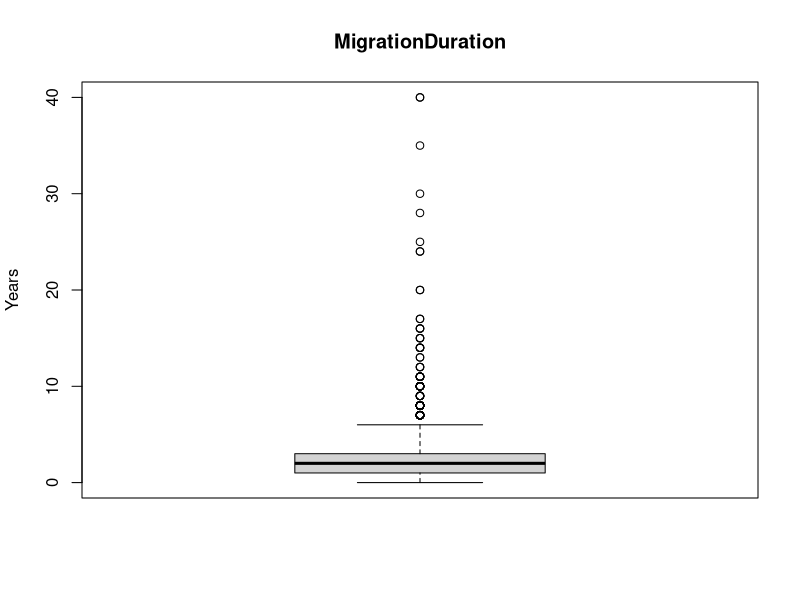
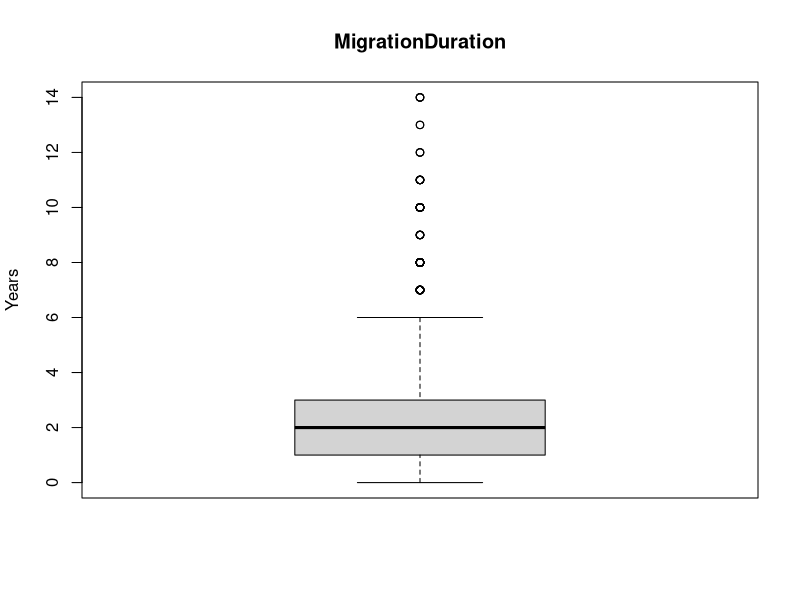
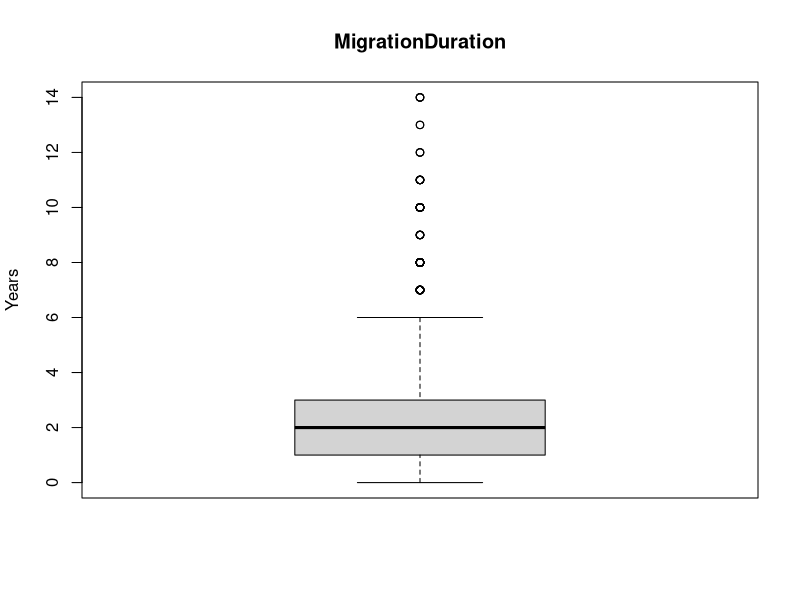
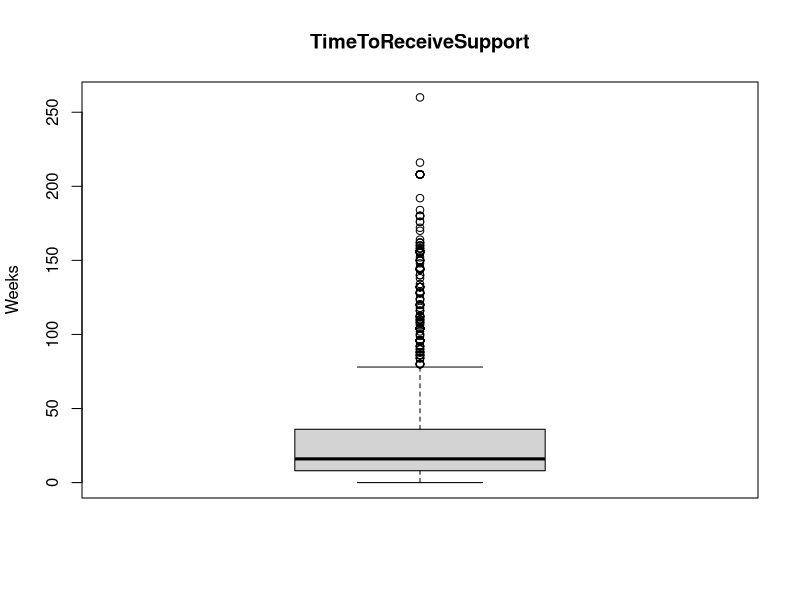
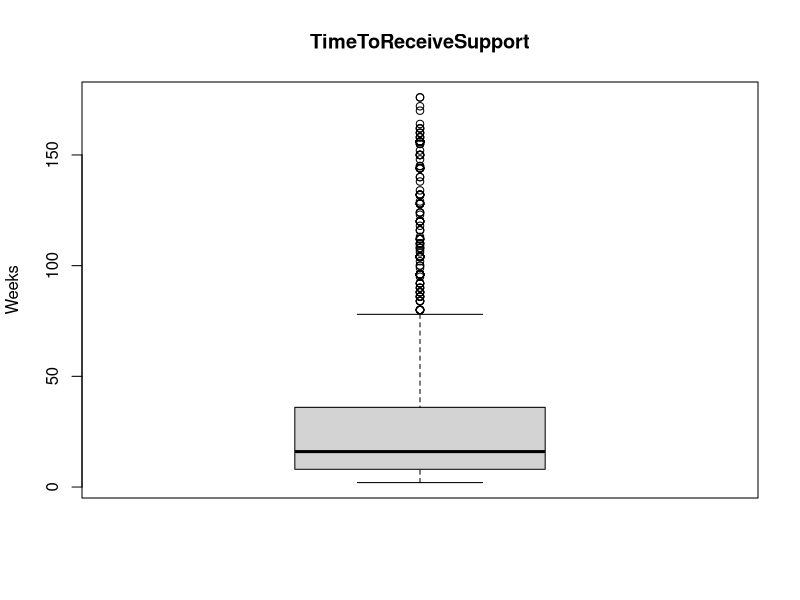
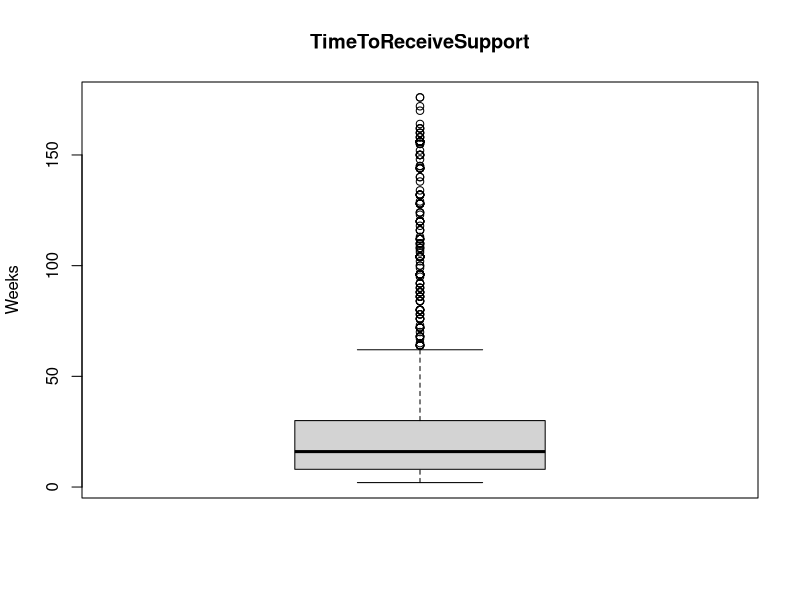
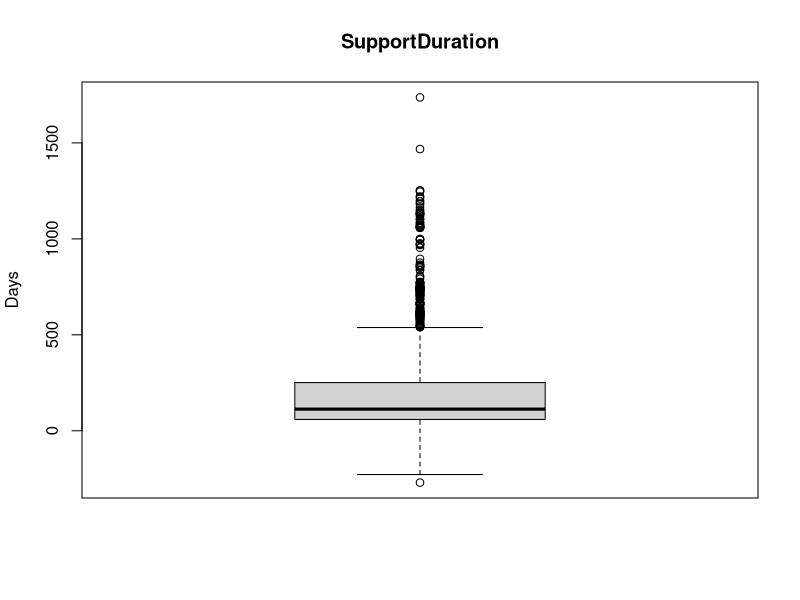
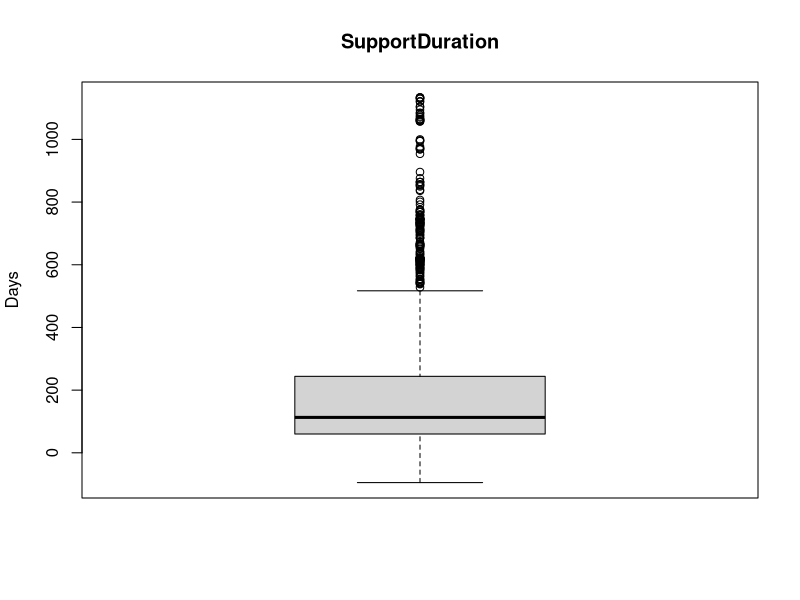

Here is the R script that generated these plots, in order:
getwd()
library(readxl)
library(tidyverse)

# Reintegration Economic Survey ####
res <- read_excel('data_raw/Reintegration Economic_clean 6.6.23.xlsx',
                  na = c('N/A', 'NA', 'na')) 
warnings()
dim(res) # 2,012 x 154

# Subset ####
df <- res %>% 
  select(
    # Metadata
    "Identifiant MiMOSA du cas bis",
    "Projet Bis",
    "Date de l'enquête",
    "Date de reception de la reintegration", # We choose this one since it has less NA
    # than Date of beginning of training
    "Mode d'enquête",
    # Dependent variables
    "Comment se porte votre entreprise ou business actuellement ?",
    "L’entreprise vous permet -elle de gagner assez d’argent pour subvenir à vos besoins et à celle de votre famille ?",
    "Avez-vous déjà planifié de migrer de nouveau ?",
    "Si vous n’aviez pas bénéficié de l’aide de l’OIM pour votre réintégration économique quelle serait votre situation actuelle ?",
    "Pensez-vous que le retour a été une bonne décision ?",
    "Êtes-vous satisfait de l’aide à la réintégration de manière globale ?",
    # Grouping variables
    "Pays",
    "Pays d’où le migrant est de retour :",
    "Sexe",
    "Age (l'enquête est destinée aux personnes agées de 14 ans et plus)",
    "Durée de l’absence du pays d’origine   Mettre 0 si moins d'un an",
    "Situation de handicap",
    "Type de formation",
    "Date de debut formation",
    "Date de fin formation",
    "Combien de temps entre votre retour et la réception de l’aide à la réintégration (ou sa première fourniture) ? En semaines",
    "Par quel moyen avez-vous reçu cette assistance économique ?",
    "Quel est le principal type d’assistance économique que vous avez reçue ?",
    "Type de business bis",
    "Qui sont les membres de cette entreprise ?",
    "Niveau microbusiness",
    "L'OIM   ou un de ses partenaires vous a-t-elle formé sur la façon de gérer une entreprise ?",
    "L’entreprise emploie-t-elle du personnel ?",
    "Si oui, combien des personnes sont employées par votre entreprise ?",
    "Est-ce votre entreprise a été affectée par la maladie de Coronavirus ?",
    "Est-ce que le type d'assistance économique que vous avez reçu correspondait à votre premier choix ?"
    
    ) %>% 
  rename(
    # Metadata
    "MimosaID" =
      "Identifiant MiMOSA du cas bis", 
    "Project" =
      "Projet Bis",
    "InterviewDate" =
      "Date de l'enquête",
    "ReintegrationDate" = 
      "Date de reception de la reintegration",
    "InterviewType" =
      "Mode d'enquête",
    # Dependent variables
    "BusinessSucess" =
      "Comment se porte votre entreprise ou business actuellement ?",
    "BusinessProfitability" =
      "L’entreprise vous permet -elle de gagner assez d’argent pour subvenir à vos besoins et à celle de votre famille ?",
    "WouldMigrateAgain" =
      "Avez-vous déjà planifié de migrer de nouveau ?",
    "SituationWithoutSupport" =
      "Si vous n’aviez pas bénéficié de l’aide de l’OIM pour votre réintégration économique quelle serait votre situation actuelle ?",
    "ReturningWasGoodDecision" =
      "Pensez-vous que le retour a été une bonne décision ?",
    "SatisfiedWithReintegrationSupport" =
      "Êtes-vous satisfait de l’aide à la réintégration de manière globale ?",
    # Grouping variables
    "Country" = 
      "Pays",
    "CountryOfReturn" =
      "Pays d’où le migrant est de retour :",
    "Gender" =
      "Sexe",
    "AgeGroup" =
      "Age (l'enquête est destinée aux personnes agées de 14 ans et plus)",
    "MigrationDuration" =
      "Durée de l’absence du pays d’origine   Mettre 0 si moins d'un an",
    "Disabled" =
      "Situation de handicap",
    "TrainingType" =
      "Type de formation",
    "TrainingStart" = 
      "Date de debut formation",
    "TrainingEnd" = 
      "Date de fin formation",
    "TimeToReceiveSupport" =
      "Combien de temps entre votre retour et la réception de l’aide à la réintégration (ou sa première fourniture) ? En semaines",
    "ReceivedSupportAs" =
      "Par quel moyen avez-vous reçu cette assistance économique ?",
    "AssistanceType" =
      "Quel est le principal type d’assistance économique que vous avez reçue ?",
    "BusinessType" = 
      "Type de business bis",
    "BusinessMembers" =
      "Qui sont les membres de cette entreprise ?",
    "MicroBusinessLevel" =
      "Niveau microbusiness",
    "ReceivedIOMBusinessAdvice" =
      "L'OIM   ou un de ses partenaires vous a-t-elle formé sur la façon de gérer une entreprise ?",
    "BusinessHasEmployees" =
      "L’entreprise emploie-t-elle du personnel ?",
    "EmployeeNumber" =
      "Si oui, combien des personnes sont employées par votre entreprise ?",
    "CoronaImpactOnBusiness" =
      "Est-ce votre entreprise a été affectée par la maladie de Coronavirus ?",
    "FirstChoice" = 
      "Est-ce que le type d'assistance économique que vous avez reçu correspondait à votre premier choix ?"
    
         ) %>% 
  # Add variables
  mutate(SupportDuration = 
          as.numeric(difftime(InterviewDate, ReintegrationDate, units = "days")),
         TrainingDuration = 
           as.numeric(difftime(TrainingEnd, TrainingStart, units = "days"))
         ) %>% 
  # Filter out NL countries (Togo = 8, Sierra-Leone = 45)
  filter(Country != 'Togo' & Country != 'Sierra-Leone')

dim(df) # 1959 x 33
#view(df)

# NA
colSums(is.na(df))

# Dupes

# Perfect
sum(duplicated(df)) # 2
df[duplicated(df) | duplicated(df, fromLast = TRUE), ]
# Remove
df  <- distinct(df)
dim(df) # 1957 x 33

# Pseudo
sum(duplicated(df$MimosaID)) # 77
df[duplicated(df$MimosaID), 'MimosaID']

#write.csv(df[duplicated(df$MimosaID), 'MimosaID'], 'data_clean/res_pseudo_dupes.csv')

# Data types
str(df)

# Character to Numeric
df$MigrationDuration <- as.numeric(df$MigrationDuration)
df$TimeToReceiveSupport <- as.numeric(df$TimeToReceiveSupport)
df$SupportDuration  <- as.numeric(df$SupportDuration)


# Remove non-SL countries!!! (in pipe) Togo, Sierra Leone, Liberia


# Recode dependent variables

# Print levels
levels(as.factor(df$BusinessSucess))
levels(as.factor(df$BusinessProfitability))
levels(as.factor(df$WouldMigrateAgain))

# Print counts
df %>% group_by(BusinessSucess) %>% summarise(count = n()) %>%
  mutate(percent = count/sum(count)*100) %>% arrange(-percent)
df %>% group_by(BusinessProfitability) %>% summarise(count = n()) %>%
  mutate(percent = count/sum(count)*100) %>% arrange(-percent)
df %>% group_by(WouldMigrateAgain) %>% summarise(count = n()) %>%
  mutate(percent = count/sum(count)*100) %>% arrange(-percent)

df <- df %>% mutate(
  BusinessSucess =
    case_when(BusinessSucess == 'Actuellement ouvert et les activités marchent bien' ~ 'High',
              BusinessSucess != 'Actuellement ouvert et les activités marchent bien' ~ 'Low'),
  BusinessProfitability =
    case_when(BusinessProfitability == 'Oui' ~ 'High',
              BusinessProfitability != 'Oui' ~ 'Low'),
  WouldMigrateAgain = 
    case_when(WouldMigrateAgain == 'Non' ~ 'No',
              WouldMigrateAgain != 'Non' ~ 'Yes')
)



# Reprint counts
df %>% group_by(BusinessSucess) %>% summarise(count = n()) %>%
  mutate(percent = count/sum(count)*100) %>% arrange(-percent)
df %>% group_by(BusinessProfitability) %>% summarise(count = n()) %>%
  mutate(percent = count/sum(count)*100) %>% arrange(-percent)
df %>% group_by(WouldMigrateAgain) %>% summarise(count = n()) %>%
  mutate(percent = count/sum(count)*100) %>% arrange(-percent)




# Assess NA
colSums(is.na(df))




# Outliers; fill NA in numeric variables

# MigrationDuration
# Definition: "Durée de l’absence du pays d’origine   Mettre 0 si moins d'un an"
# In years
# NA
sum(is.na(df$MigrationDuration)) # 111

# Summarise
summary(df$MigrationDuration)
# Check no observations are below or 0
df[df$MigrationDuration <= 0, "MigrationDuration"] %>% arrange(MigrationDuration) # 543! ask Julie


# First, we'll replace these 3 values, which are mistakes and not outliers,
# with NA
df[order(df$MigrationDuration, decreasing=TRUE), 'MigrationDuration'][0:3,]
df[df$MigrationDuration >= 936 & !is.na(df$MigrationDuration), 'MigrationDuration']  <- NA
sum(is.na(df$MigrationDuration)) # 114 --> as expected
# Let's re-summarise
summary(df$MigrationDuration)
# And let's store the median
q_median <- median(df$MigrationDuration, na.rm = TRUE)
q_median # 2 years


# Make a boxplot (IQR)

# Boxplot has a function to detect outliers
outliers <- boxplot.stats(df$MigrationDuration)$out
out_ind <- which(df$MigrationDuration %in% c(outliers))
out_ind

# Print outliers
df[out_ind, "MigrationDuration"] %>% arrange(MigrationDuration) # 130, with
# smallest being 7 years

# Plot outliers
boxplot(df$MigrationDuration,
        ylab = "Years",
        main = "MigrationDuration"
)

# Spot outliers using percentile method, with conservative threshold of 0.01/0.99
lower_bound <- quantile(df$MigrationDuration, 0.01, na.rm = TRUE)
upper_bound <- quantile(df$MigrationDuration, 0.99, na.rm = TRUE)
outlier_ind <- which(df$MigrationDuration < lower_bound | df$MigrationDuration > upper_bound)
df[outlier_ind, "MigrationDuration"] %>% arrange(MigrationDuration) # 18, with
# smallest being 15 years


# Replace 18 extreme outliers with median
df[outlier_ind, "MigrationDuration"] <- q_median

# Re-summarise
summary(df$MigrationDuration) # median still 2, max 14 years as expected
# Replot
outliers <- boxplot.stats(df$MigrationDuration)$out
out_ind <- which(df$MigrationDuration %in% c(outliers))
boxplot(df$MigrationDuration,
        ylab = "Years",
        main = "MigrationDuration"
)
# It is looking better
# We should still have the same number of NA
sum(is.na(df$MigrationDuration)) # 114 --> as expected
# And we will also replace them with the median
df[is.na(df$MigrationDuration), "MigrationDuration"] <- q_median
# Final summary and plot
summary(df$MigrationDuration) # median still 2, max still 14 years
outliers <- boxplot.stats(df$MigrationDuration)$out
out_ind <- which(df$MigrationDuration %in% c(outliers))
boxplot(df$MigrationDuration,
        ylab = "Years",
        main = "MigrationDuration"
)
# As above
# Check no NA are remaining
sum(is.na(df$MigrationDuration)) # 0, all good





# TimeToReceiveSupport
# Definition: "Combien de temps entre votre retour et la réception de l’aide à
# la réintégration (ou sa première fourniture) ? En semaines"
# In weeks
# NA
sum(is.na(df$TimeToReceiveSupport)) # 206

# Summarise
summary(df$TimeToReceiveSupport)
# Check no observations are below or 0
df[df$TimeToReceiveSupport <= 0, "TimeToReceiveSupport"] %>% arrange(TimeToReceiveSupport) # 216! ask Julie


# Let's store the median
q_median <- median(df$TimeToReceiveSupport, na.rm = TRUE)
q_median # 16 weeks


# Make a boxplot (IQR)

# Boxplot has a function to detect outliers
outliers <- boxplot.stats(df$TimeToReceiveSupport)$out
out_ind <- which(df$TimeToReceiveSupport %in% c(outliers))
out_ind

# Print outliers
df[out_ind, "TimeToReceiveSupport"] %>% arrange(TimeToReceiveSupport) # 215, with
# smallest being 80 weeks

# Plot outliers
boxplot(df$TimeToReceiveSupport,
        ylab = "Weeks",
        main = "TimeToReceiveSupport"
)

# Spot outliers using percentile method, with conservative threshold of 0.01/0.99
lower_bound <- quantile(df$TimeToReceiveSupport, 0.01, na.rm = TRUE)
upper_bound <- quantile(df$TimeToReceiveSupport, 0.99, na.rm = TRUE)
outlier_ind <- which(df$TimeToReceiveSupport < lower_bound | df$TimeToReceiveSupport > upper_bound)
df[outlier_ind, "TimeToReceiveSupport"] %>% arrange(TimeToReceiveSupport) %>% print(n=34) # 34, with
# smallest being 0 weeks (lower) or 180 (upper)


# Replace 34 extreme outliers with median
df[outlier_ind, "TimeToReceiveSupport"] <- q_median

# Re-summarise
summary(df$TimeToReceiveSupport) # median still 16, max 176 weeks as expected
# Replot
outliers <- boxplot.stats(df$TimeToReceiveSupport)$out
out_ind <- which(df$TimeToReceiveSupport %in% c(outliers))
boxplot(df$TimeToReceiveSupport,
        ylab = "Weeks",
        main = "TimeToReceiveSupport"
)
# It is looking better
# We should still have the same number of NA
sum(is.na(df$TimeToReceiveSupport)) # 206 --> as expected
# And we will also replace them with the median
df[is.na(df$TimeToReceiveSupport), "TimeToReceiveSupport"] <- q_median
# Final summary and plot
summary(df$TimeToReceiveSupport) # median still 16, max still 176 weeks years
outliers <- boxplot.stats(df$TimeToReceiveSupport)$out
out_ind <- which(df$TimeToReceiveSupport %in% c(outliers))
boxplot(df$TimeToReceiveSupport,
        ylab = "Weeks",
        main = "TimeToReceiveSupport"
)
# As above
# Check no NA are remaining
sum(is.na(df$TimeToReceiveSupport)) # 0, all good









# SupportDuration
# Definition: SupportDuration = as.numeric(difftime(InterviewDate,
# ReintegrationDate, units = "days"
# In days
# NA
sum(is.na(df$SupportDuration)) # 259

# Summarise
summary(df$SupportDuration)
# Show smallest numbers, since some are negative
df[df$SupportDuration <= 0, "SupportDuration"] %>% arrange(SupportDuration) # 332! Ask Julie

# Continue here

# Let's store the median
q_median <- median(df$SupportDuration, na.rm = TRUE)
q_median # 113 days


# Make a boxplot (IQR)

# Boxplot has a function to detect outliers
outliers <- boxplot.stats(df$SupportDuration)$out
out_ind <- which(df$SupportDuration %in% c(outliers))
out_ind

# Print outliers
df[out_ind, "SupportDuration"] %>% arrange(SupportDuration) # 209, with
# smallest being -270 days (lower) or 540 days (upper)

# Plot outliers
boxplot(df$SupportDuration,
        ylab = "Days",
        main = "SupportDuration"
)

# Spot outliers using percentile method, with conservative threshold of 0.01/0.99
lower_bound <- quantile(df$SupportDuration, 0.01, na.rm = TRUE)
upper_bound <- quantile(df$SupportDuration, 0.99, na.rm = TRUE)
outlier_ind <- which(df$SupportDuration < lower_bound | df$SupportDuration > upper_bound)
df[outlier_ind, "SupportDuration"] %>% arrange(SupportDuration) %>% print(n=34) # 34, with
# smallest being 0 weeks (lower) or 180 (upper)


# Replace 34 extreme outliers with median
df[outlier_ind, "SupportDuration"] <- q_median

# Re-summarise
summary(df$SupportDuration) # median still 16, max 176 weeks as expected
# Replot
outliers <- boxplot.stats(df$SupportDuration)$out
out_ind <- which(df$SupportDuration %in% c(outliers))
boxplot(df$SupportDuration,
        ylab = "Days",
        main = "SupportDuration"
)
# It is looking better
# We should still have the same number of NA
sum(is.na(df$SupportDuration)) # 206 --> as expected
# And we will also replace them with the median
df[is.na(df$SupportDuration), "SupportDuration"] <- q_median
# Final summary and plot
summary(df$SupportDuration) # median still 16, max still 176 weeks years
outliers <- boxplot.stats(df$SupportDuration)$out
out_ind <- which(df$SupportDuration %in% c(outliers))
boxplot(df$SupportDuration,
        ylab = "Days",
        main = "SupportDuration"
)
# As above
# Check no NA are remaining
sum(is.na(df$SupportDuration)) # 0, all good












# Export
#write_excel_csv(df, 'data_clean/res_slim.csv') # using extension .xls will avoid
# wrapping, but will produce unsafe warning, so we use .csv
# RDS version
#saveRDS(df, file = 'data_clean/res_slim.rds')




